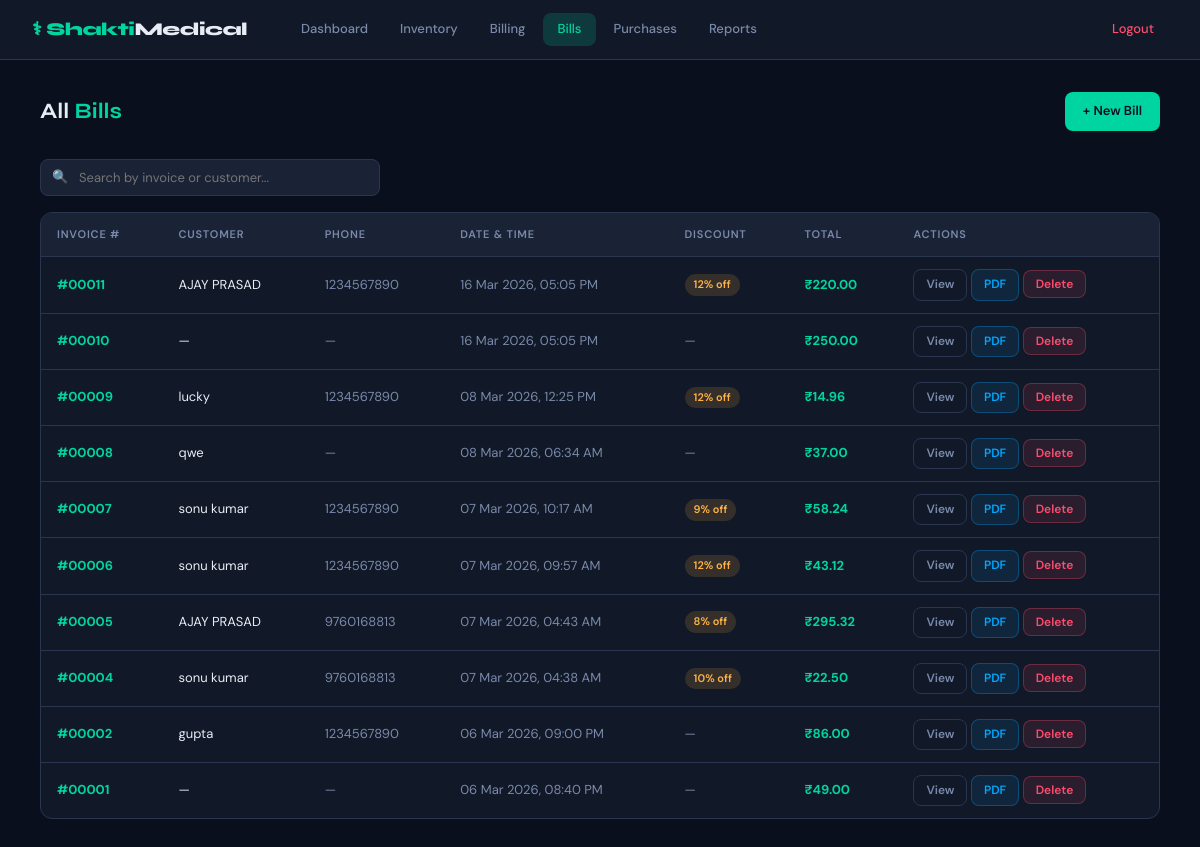
/bills (signed in), run on an earlier commit of the app's database.
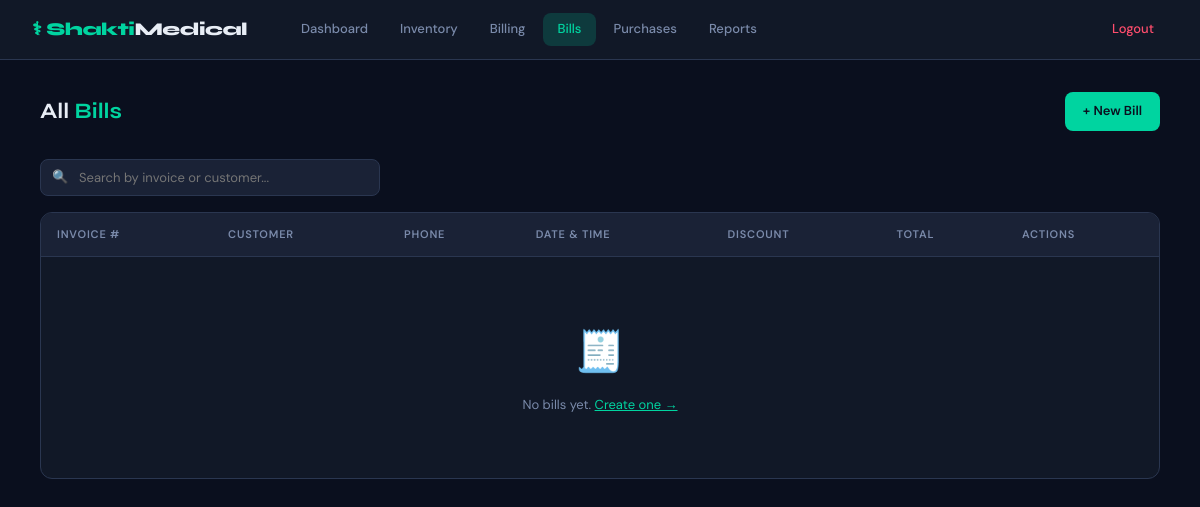
And on a later commit of the database.
### app/models.py (models this page shows)
class Bill(db.Model):
    id = db.Column(db.Integer, primary_key=True)
    total_amount = db.Column(db.Float, default=0)
    discount_percent = db.Column(db.Float, default=0)
    discount_amount = db.Column(db.Float, default=0)
    created_at = db.Column(db.DateTime, default=datetime.utcnow)
    customer_name = db.Column(db.String(200), default="")
    customer_phone = db.Column(db.String(20), default="")
    items = db.relationship("BillItem", backref="bill", lazy=True,
                            cascade="all, delete-orphan")

### app/routes.py (the view)
@main.route("/bills")
@login_required
def all_bills():
    bills = Bill.query.order_by(Bill.created_at.desc()).all()
    return render_template("all_bills.html", bills=bills)

### app/__init__.py (called while the page is built)
def create_app():
    app = Flask(__name__)
    app.config.from_object(Config)
    db.init_app(app)
    login_manager.init_app(app)
    login_manager.login_view = "main.login"
    from app.models import User
    @login_manager.user_loader
    def load_user(user_id):
        return User.query.get(int(user_id))
    from app.routes import main
    app.register_blueprint(main)
    with app.app_context():
        db.create_all()
    return app

### app/templates/all_bills.html (shortened to what this page needs)
{% extends "layout.html" %}
{% block content %}
<div class="page-header">
  <h1 class="page-title">All <span>Bills</span></h1>
  <a href="{{ url_for('main.billing') }}" class="btn btn-primary">+ New Bill</a>
</div>
<div class="search-bar" style="margin-bottom:16px;">
  <input type="text" id="searchInput" placeholder="Search by invoice or customer..." onkeyup="filterTable()">
</div>
<div class="table-wrap">
  <table id="billsTable">
    <thead>
      <tr>
        <th>Invoice #</th>
        <th>Customer</th>
        <th>Phone</th>
        <th>Date & Time</th>
        <th>Discount</th>
        <th>Total</th>
        <th>Actions</th>
      </tr>
    </thead>
    <tbody>
      {% for bill in bills %}
      <tr>
        <td><span class="text-accent fw-bold">#{{ "%05d"|format(bill.id) }}</span></td>
        <td>{{ bill.customer_name or '—' }}</td>
        <td class="text-muted">{{ bill.customer_phone or '—' }}</td>
        <td class="text-muted">{{ bill.created_at.strftime('%d %b %Y, %I:%M %p') }}</td>
        <td>
          {% if bill.discount_percent > 0 %}
            <span class="badge yellow">{{ bill.discount_percent|int }}% off</span>
          {% else %}
            <span class="text-muted">—</span>
          {% endif %}
        </td>
        <td class="fw-bold text-accent">₹{{ "%.2f"|format(bill.total_amount) }}</td>
        <td>
          <a href="{{ url_for('main.view_bill', bill_id=bill.id) }}" class="btn btn-outline btn-sm">View</a>
          <a href="{{ url_for('main.download_bill_pdf', bill_id=bill.id) }}" target="_blank" class="btn btn-pdf btn-sm">PDF</a>
          <form method="POST" action="{{ url_for('main.delete_bill', bill_id=bill.id) }}"
                style="display:inline;"
                onsubmit="return confirm('Delete Invoice #{{ '%05d'|format(bill.id) }}? This will restore stock.')">
            <button type="submit" class="btn btn-danger btn-sm">Delete</button>
          </form>
        </td>
      </tr>
      {% else %}
      <tr>
        <td colspan="7">
          <div class="empty-state">
            <div class="icon">🧾</div>
            <p>No bills yet. <a href="{{ url_for('main.billing') }}" class="text-accent">Create one →</a></p>
          </div>
        </td>
      </tr>
      {% endfor %}
    </tbody>
  </table>
</div>
{% endblock %}

What changed in the data, as far as the page shows it:
removed Bill: id "00011", customer_name "AJAY PRASAD", customer_phone "1234567890", created_at "16 Mar 2026, 05:05 PM", discount_percent "12", total_amount "220.00"
removed Bill: id "00010", customer_name "—", customer_phone "—", created_at "16 Mar 2026, 05:05 PM", total_amount "250.00"
removed Bill: id "00009", customer_name "lucky", customer_phone "1234567890", created_at "08 Mar 2026, 12:25 PM", discount_percent "12", total_amount "14.96"
removed Bill: id "00008", customer_name "qwe", customer_phone "—", created_at "08 Mar 2026, 06:34 AM", total_amount "37.00"
removed Bill: id "00007", customer_name "sonu kumar", customer_phone "1234567890", created_at "07 Mar 2026, 10:17 AM", discount_percent "9", total_amount "58.24"
removed Bill: id "00006", customer_name "sonu kumar", customer_phone "1234567890", created_at "07 Mar 2026, 09:57 AM", discount_percent "12", total_amount "43.12"
removed Bill: id "00005", customer_name "AJAY PRASAD", customer_phone "9760168813", created_at "07 Mar 2026, 04:43 AM", discount_percent "8", total_amount "295.32"
removed Bill: id "00004", customer_name "sonu kumar", customer_phone "9760168813", created_at "07 Mar 2026, 04:38 AM", discount_percent "10", total_amount "22.50"
removed Bill: id "00002", customer_name "gupta", customer_phone "1234567890", created_at "06 Mar 2026, 09:00 PM", total_amount "86.00"
removed Bill: id "00001", customer_name "—", customer_phone "—", created_at "06 Mar 2026, 08:40 PM", total_amount "49.00"
Also different on the page:
text now shown: "🧾 No bills yet. Create one →"
